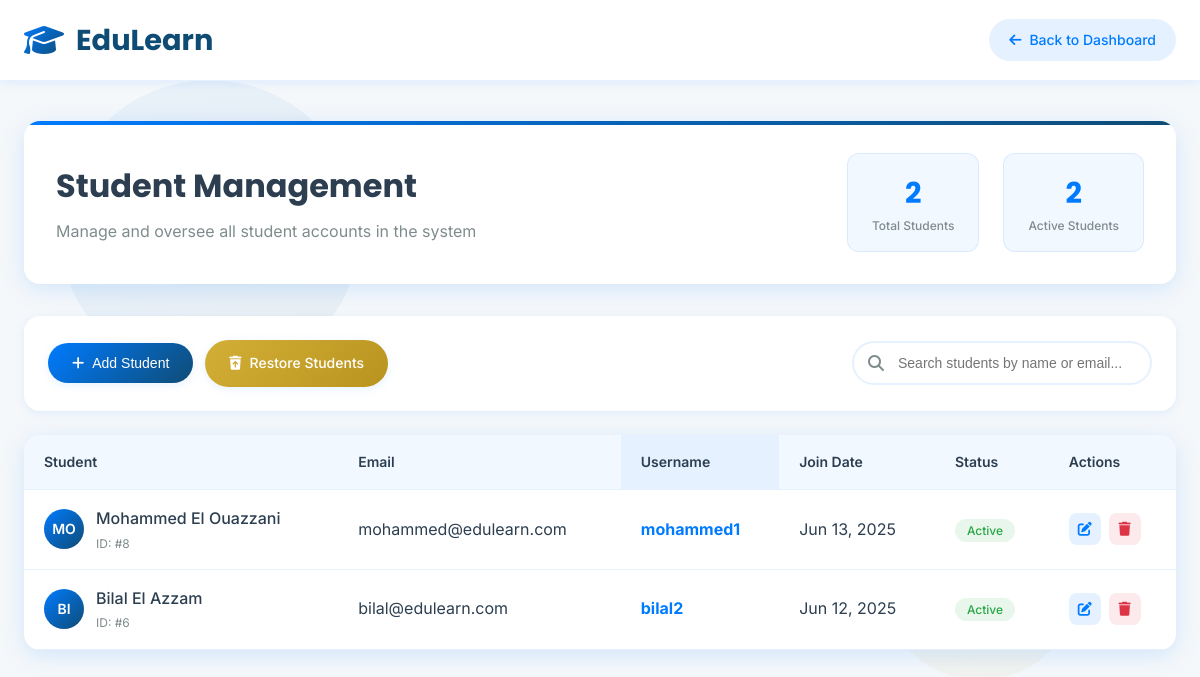
Page /admin/manage_students.php (signed in) on the committed database.
### tables this page shows
CREATE TABLE `users` (
  `id` int(11) NOT NULL,
  `fullname` varchar(255) NOT NULL,
  `username` varchar(100) NOT NULL,
  `email` varchar(255) NOT NULL,
  `password` varchar(255) NOT NULL,
  `user_role` enum('admin','student') NOT NULL DEFAULT 'student',
  `cohort` varchar(50) DEFAULT NULL,
  `status` enum('active','inactive') NOT NULL DEFAULT 'active',
  `phone` varchar(20) DEFAULT NULL,
  `profile_image` varchar(255) DEFAULT NULL,
  `bio` text DEFAULT NULL,
  `last_login` datetime DEFAULT NULL,
  `password_changed_at` datetime DEFAULT NULL,
  `deleted_at` datetime DEFAULT NULL,
  `created_at` datetime NOT NULL,
  `updated_at` datetime NOT NULL
);

### admin/manage_students.php (the view, shortened to what this page needs)
<?php
require_once '../config/connectiondb.php';
try {
    $stmt = $conn->prepare("SELECT id, fullname, email, username, created_at FROM users WHERE user_role = 'student' ORDER BY created_at DESC");
    $stmt->execute();
    $students = $stmt->fetchAll(PDO::FETCH_ASSOC);
} catch (PDOException $e) {
    $students = [];
    $error = "Erreur de base de données: " . $e->getMessage();
}
?>
<!DOCTYPE html>
<html lang="en">
<head>
    <link href="https://cdnjs.cloudflare.com/ajax/libs/font-awesome/6.4.0/css/all.min.css" rel="stylesheet">
    <link href="https://unpkg.com/aos@2.3.1/dist/aos.css" rel="stylesheet">
</head>
<body>
    <div class="animated-background">
    </div>
    <nav class="navbar">
        <div class="nav-container">
            <a href="dashboard.php" class="logo">
                <i class="fas fa-graduation-cap"></i>
                EduLearn
            </a>
            <div class="nav-actions">
                <a href="dashboard.php" class="back-btn">
                    <i class="fas fa-arrow-left"></i>
                    Back to Dashboard
                </a>
            </div>
        </div>
    </nav>
        <main class="main-content">
        <section class="page-header" data-aos="fade-up">
            <div class="header-content">
                <div class="header-info">
                    <h1>Student Management</h1>
                    <p>Manage and oversee all student accounts in the system</p>
                </div>
                <div class="header-stats">
                    <div class="stat-item">
                        <div class="stat-number"><?php echo count($students); ?></div>
                        <div class="stat-label">Total Students</div>
                    </div>
                    <div class="stat-item">
                        <div class="stat-number"><?php echo count($students); ?></div>
                        <div class="stat-label">Active Students</div>
                    </div>
                </div>
            </div>
        </section>
        <section class="toolbar" data-aos="fade-up" data-aos-delay="100">
            <div class="toolbar-left">
                <button class="btn btn-primary" onclick="openAddModal()">
                    <i class="fas fa-plus"></i>
                    Add Student
                </button>
                <a href="backup.php" class="btn btn-secondary">
                    <i class="fas fa-trash-restore"></i>
                    Restore Students
                </a>
            </div>
            <div class="search-container">
                <i class="fas fa-search search-icon"></i>
                <input type="text" class="search-input" id="searchInput" placeholder="Search students by name or email...">
            </div>
        </section>
                <section class="students-section" data-aos="fade-up" data-aos-delay="200">
            <div class="table-container">
                <table class="students-table">
                    <thead>
                        <tr>
                            <th>Student</th>
                            <th>Email</th>
                            <th style="background-color: rgba(0, 123, 255, 0.1);">Username</th>
                            <th>Join Date</th>
                            <th>Status</th>
                            <th>Actions</th>
                        </tr>
                    </thead><tbody id="studentsTableBody">
                        <?php if (count($students) > 0): ?>
                            <?php foreach ($students as $student): ?>
                            <tr>
                                <td>
                                    <div class="student-info">
                                        <div class="student-avatar">
                                            <?php echo strtoupper(substr($student['fullname'], 0, 2)); ?>
                                        </div>
                                        <div class="student-details">
                                            <h4><?php echo htmlspecialchars($student['fullname']); ?></h4>
                                            <p>ID: #<?php echo $student['id']; ?></p>
                                        </div>
                                    </div>
                                </td>                                <td><?php echo htmlspecialchars($student['email']); ?></td>
                                <td style="font-weight: bold; color: var(--primary-blue);"><?php echo !empty($student['username']) ? htmlspecialchars($student['username']) : '<span style="color: var(--text-light); font-style: italic;">Non défini</span>'; ?></td>
                                <td><?php echo date('M d, Y', strtotime($student['created_at'])); ?></td>
                                <td><span class="status-badge status-active">Active</span></td>
                                <td>
                                    <div class="actions-group">
                                        <button class="action-btn edit" onclick="editStudent(<?php echo $student['id']; ?>)" title="Edit Student">
                                            <i class="fas fa-edit"></i>
                                        </button>
                                        <button class="action-btn delete" onclick="deleteStudent(<?php echo $student['id']; ?>)" title="Delete Student">
                                            <i class="fas fa-trash"></i>
                                        </button>
                                    </div>
                                </td>
                            </tr>
                            <?php endforeach; ?>
                        <?php endif; ?>
                    </tbody>
                </table>
            </div>
        </section>
    </main>
</body>
</html>

### rows in the picture
users: fullname "MO", fullname "Mohammed El Ouazzani", id "8", email "mohammed@edulearn.com", username "mohammed1", created_at "Jun 13, 2025"
users: fullname "BI", fullname "Bilal El Azzam", id "6", email "bilal@edulearn.com", username "bilal2", created_at "Jun 12, 2025"

### other values in the picture
count($students) "2"
